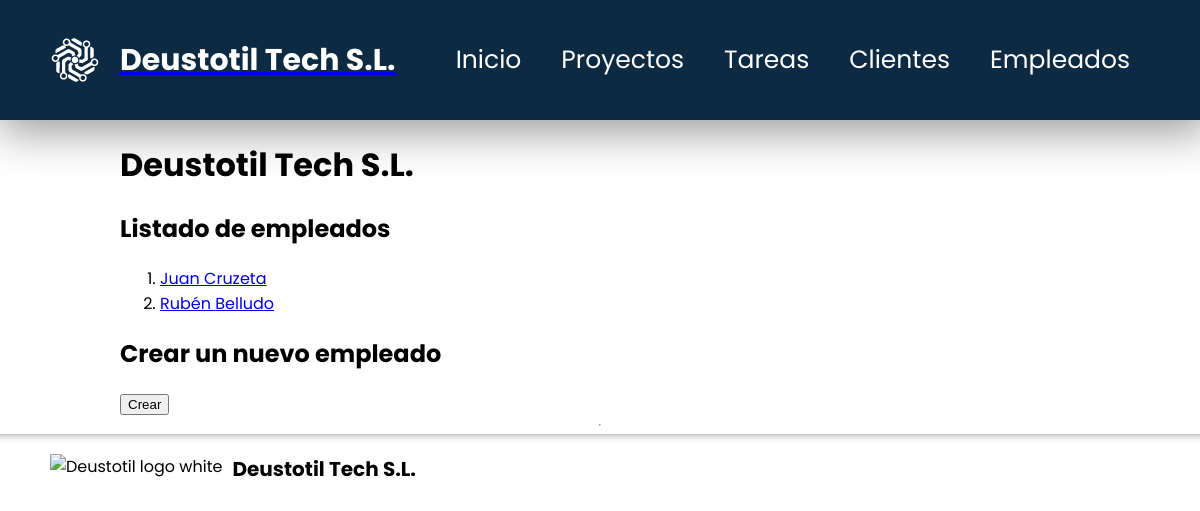
Before: /appProyectos/empleados/ with the older database file.
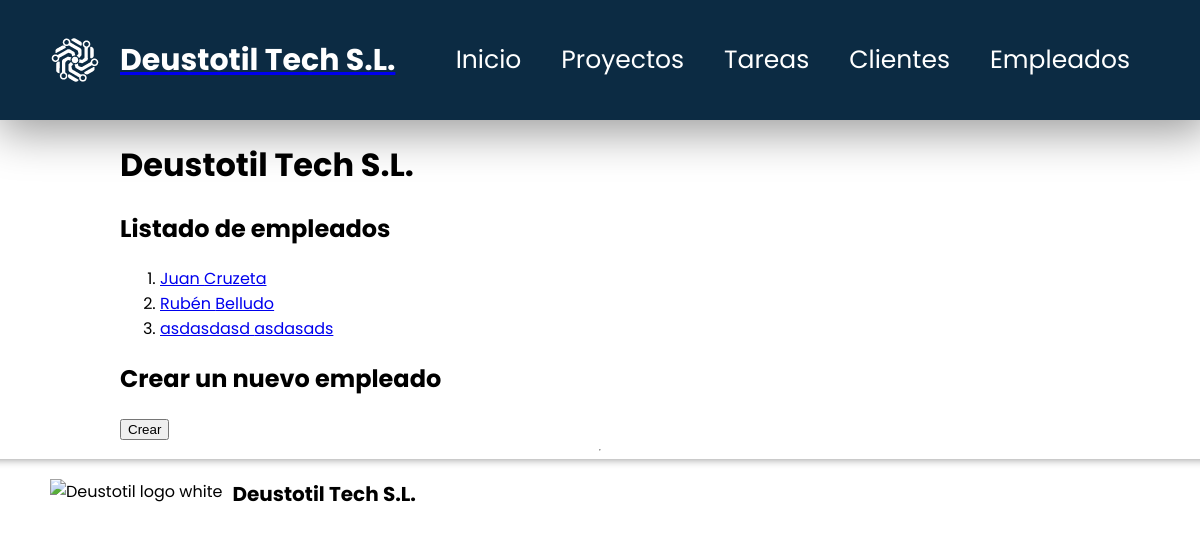
After: the same page with the newer database file.
### appProyectos/models.py (models this page shows, shortened)
class Empleado(models.Model):
    dni = models.CharField(max_length=9)
    nombre = models.CharField(max_length=155)
    apellido = models.CharField(max_length=155)
    email = models.EmailField(max_length=155)
    telefono = models.IntegerField()

### appProyectos/views.py (the view)
# urls.py: path('empleados/', views.EmpleadoListView.as_view(), name='index empleados'),
class EmpleadoListView(ListView):
    model = Empleado
    queryset = Empleado.objects.order_by('nombre')

### appProyectos/templates/appProyectos/empleado_list.html (shortened to what this page needs)
{% extends "base.html" %}
{% block contenido %}
    <h1>Deustotil Tech S.L.</h1>
    <h2>Listado de empleados</h2>
    {% if empleado_list %}
        <ol>
            {% for e in empleado_list %}
                <li>
                    <a href="/appProyectos/empleados/{{ e.id }}">{{ e.nombre }} {{ e.apellido }}</a>
                </li>
            {% endfor %}
        </ol>
    {% else %}
        <p>No hay empleados creados.</p>
    {% endif %}
    <h2>Crear un nuevo empleado</h2>
    <a href="{% url 'registrar empleado' %}">
        <input type="button" value="Crear">
    </a>
{% endblock contenido %}

Changed rows visible on the page:
added Empleado: nombre "asdasdasd", apellido "asdasads"
